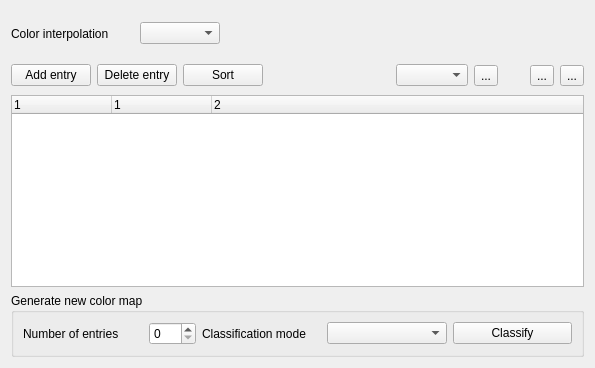
     <widget class="QWidget" name="tabPageColormap">
      <attribute name="title">
       <string>Colormap</string>
      </attribute>
      <layout class="QGridLayout">
       <item row="0" column="0" colspan="2">
        <widget class="QLabel" name="mColorInterpolationLabel">
         <property name="text">
          <string>Color interpolation</string>
         </property>
        </widget>
       </item>
       <item row="0" column="2" colspan="2">
        <widget class="QComboBox" name="cboxColorInterpolation"/>
       </item>
       <item row="0" column="4" colspan="7">
        <spacer>
         <property name="orientation">
          <enum>Qt::Horizontal</enum>
         </property>
         <property name="sizeHint" stdset="0">
          <size>
           <width>321</width>
           <height>45</height>
          </size>
         </property>
        </spacer>
       </item>
       <item row="1" column="0">
        <widget class="QPushButton" name="pbtnAddColorMapEntry">
         <property name="text">
          <string>Add entry</string>
         </property>
        </widget>
       </item>
       <item row="1" column="1" colspan="2">
        <widget class="QPushButton" name="mDeleteEntryButton">
         <property name="text">
          <string>Delete entry</string>
         </property>
        </widget>
       </item>
       <item row="1" column="3" colspan="2">
        <widget class="QPushButton" name="pbtnSortColorMap">
         <property name="text">
          <string>Sort</string>
         </property>
        </widget>
       </item>
       <item row="1" column="5">
        <spacer>
         <property name="orientation">
          <enum>Qt::Horizontal</enum>
         </property>
         <property name="sizeHint" stdset="0">
          <size>
           <width>41</width>
           <height>27</height>
          </size>
         </property>
        </spacer>
       </item>
       <item row="1" column="6">
        <widget class="QComboBox" name="cboxColorMapBand"/>
       </item>
       <item row="1" column="7">
        <widget class="QToolButton" name="pbtnLoadColorMapFromBand">
         <property name="toolTip">
          <string>Load color map from band</string>
         </property>
         <property name="text">
          <string>...</string>
         </property>
         <property name="icon">
          <iconset>
           <normaloff>../../images/themes/default/mActionNewAttribute.png</normaloff>../../images/themes/default/mActionNewAttribute.png</iconset>
         </property>
        </widget>
       </item>
       <item row="1" column="8">
        <spacer>
         <property name="orientation">
          <enum>Qt::Horizontal</enum>
         </property>
         <property name="sizeType">
          <enum>QSizePolicy::Minimum</enum>
         </property>
         <property name="sizeHint" stdset="0">
          <size>
           <width>20</width>
           <height>20</height>
          </size>
         </property>
        </spacer>
       </item>
       <item row="1" column="9">
        <widget class="QToolButton" name="pbtnLoadColorMapFromFile">
         <property name="toolTip">
          <string>Load color map from file</string>
         </property>
         <property name="text">
          <string>...</string>
         </property>
         <property name="icon">
          <iconset>
           <normaloff>../../images/themes/default/mActionFolder.png</normaloff>../../images/themes/default/mActionFolder.png</iconset>
         </property>
        </widget>
       </item>
       <item row="1" column="10">
        <widget class="QToolButton" name="pbtnExportColorMapToFile">
         <property name="toolTip">
          <string>Export color map to file</string>
         </property>
         <property name="text">
          <string>...</string>
         </property>
         <property name="icon">
          <iconset>
           <normaloff>../../images/themes/default/mActionFileSave.png</normaloff>../../images/themes/default/mActionFileSave.png</iconset>
         </property>
        </widget>
       </item>
       <item row="2" column="0" colspan="11">
        <widget class="QTreeWidget" name="mColormapTreeWidget">
         <property name="columnCount">
          <number>3</number>
         </property>
         <column>
          <property name="text">
           <string>1</string>
          </property>
         </column>
         <column>
          <property name="text">
           <string>1</string>
          </property>
         </column>
         <column>
          <property name="text">
           <string>2</string>
          </property>
         </column>
        </widget>
       </item>
       <item row="3" column="0" colspan="11">
        <widget class="QGroupBox" name="groupBox_9">
         <property name="title">
          <string>Generate new color map</string>
         </property>
         <layout class="QGridLayout">
          <item row="0" column="0">
           <widget class="QLabel" name="mNumberOfEntriesLabel">
            <property name="text">
             <string>Number of entries</string>
            </property>
           </widget>
          </item>
          <item row="0" column="1">
           <widget class="QSpinBox" name="sboxNumberOfEntries">
            <property name="sizePolicy">
             <sizepolicy hsizetype="Fixed" vsizetype="Fixed">
              <horstretch>0</horstretch>
              <verstretch>0</verstretch>
             </sizepolicy>
            </property>
            <property name="maximum">
             <number>255</number>
            </property>
           </widget>
          </item>
          <item row="0" column="2">
           <widget class="QLabel" name="mClassificationModeLabel">
            <property name="text">
             <string>Classification mode</string>
            </property>
           </widget>
          </item>
          <item row="0" column="3">
           <widget class="QComboBox" name="cboxClassificationMode"/>
          </item>
          <item row="0" column="4">
           <widget class="QPushButton" name="mClassifyButton">
            <property name="text">
             <string>Classify</string>
            </property>
           </widget>
          </item>
         </layout>
        </widget>
       </item>
      </layout>
     </widget>
